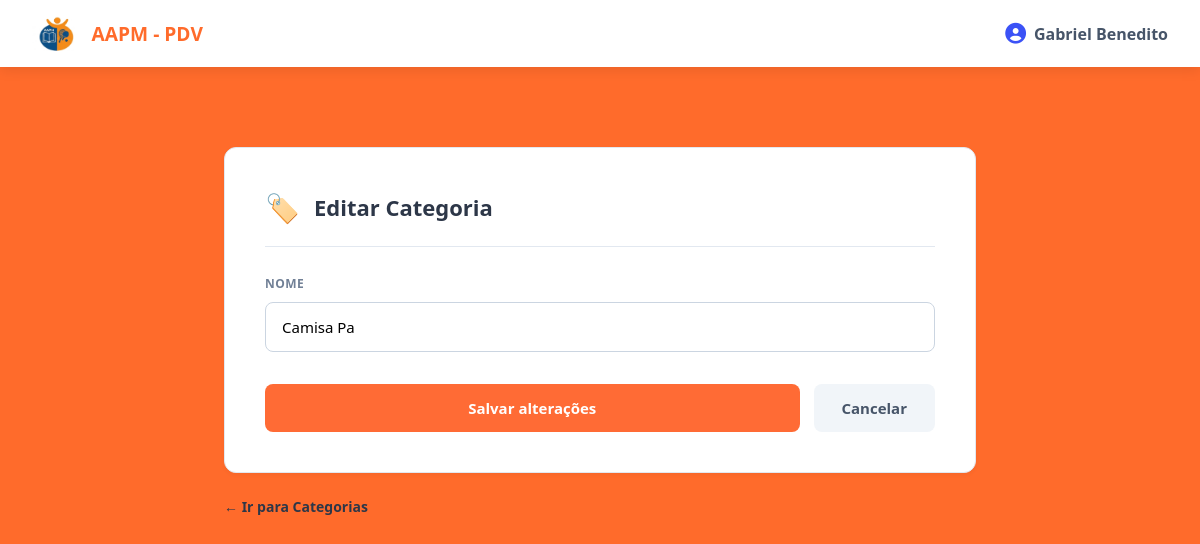
The app's page /categorias/1/editar (signed in), older data.
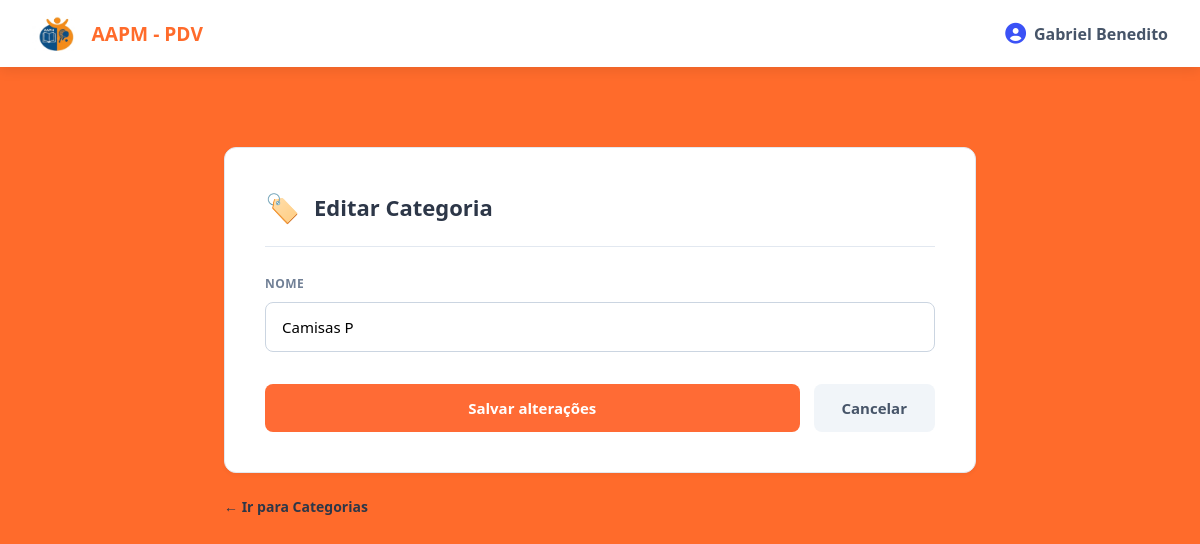
The same page, newer data.
### app/models/categoria.py (models this page shows)
class Categoria(Base):
    __tablename__ = "categorias"
    id = Column(Integer, primary_key=True, autoincrement=True, index=True)
    nome = Column(String(100), nullable=False, unique=True)
    ativo = Column(Boolean, default=True)
    produtos = relationship("Produto", back_populates="categoria", lazy="select")

### app/controllers/categoria_controller.py (the view)
@router.get("/{categoria_id}/editar")
def form_editar_categoria(
    categoria_id: int,
    request: Request,
    db: Session = Depends(get_db),
    admin = Depends(get_admin)
):
    editando = db.query(Categoria).filter(
        Categoria.id == categoria_id
    ).first()
    if not editando:
        return RedirectResponse(url="/categorias", status_code=302)
    return templates.TemplateResponse(
        request,
        "categorias/form.html",
        {
            "request":  request,
            "usuario":  admin,
            "editando": editando,
        }
    )

### app/templates/categorias/form.html (shortened to what this page needs)
{% extends "base.html" %}
{% block content %}
<div class="page-container">
    <div class="form-card">
        <div class="header-info">
            <span class="header-icon">🏷️</span>
            <div class="header-title">
                {% if editando %}Editar Categoria{% else %}Nova Categoria{% endif %}
            </div>
        </div>
        <form action="{% if editando %}/categorias/{{ editando.id }}/editar{% else %}/categorias/nova{% endif %}" method="post">
            <div class="form-group">
                <label for="nome">Nome</label>
                <input
                    type="text"
                    id="nome"
                    name="nome"
                    placeholder="Digite o nome da categoria"
                    value="{% if editando %}{{ editando.nome }}{% elif valores %}{{ valores.nome }}{% endif %}"
                    required
                    autofocus
                >
            </div>
            <div class="actions-container">
                <button type="submit" class="btn-salvar">
                    {% if editando %}Salvar alterações{% else %}Criar categoria{% endif %}
                </button>
                <a href="/categorias" class="btn-cancelar">Cancelar</a>
            </div>
        </form>
    </div>
    <a href="/categorias" class="back-link">
        ← Ir para Categorias
    </a>
</div>
{% endblock %}

Row changes from the older to the newer data that the page shows:
changed Categoria: nome "Camisa Pa" → "Camisas P"
